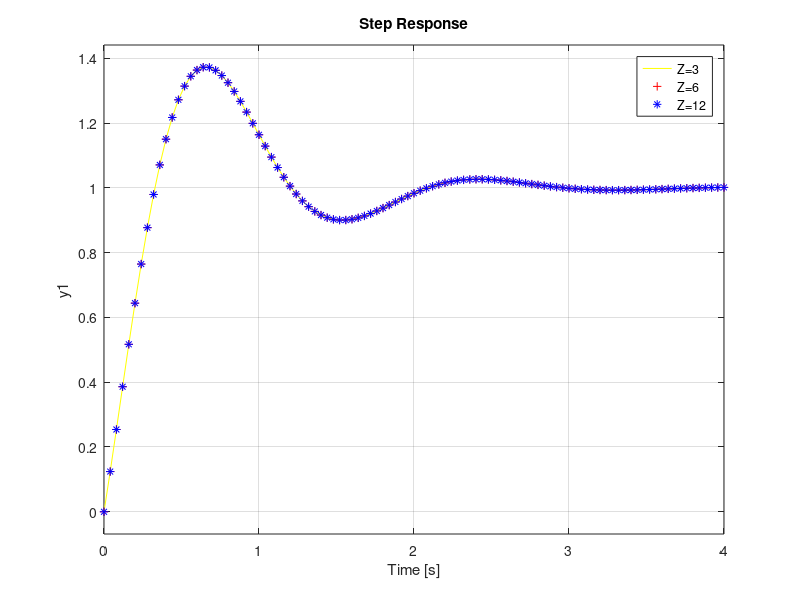

Reproduce this figure in MATLAB.

clear;
clc;
%Enter the value with z equals 3 , 6 , 12


  z1 = input('Type the value of z1');
  n1 = 15/z1; n2 = [1 z1];
  nt = conv(n1,n2);
  d1 = [1 3 15];
  
  T1 = tf(nt , d1);
  
  z2 = input('Type the value of z2');
  n3 = 15/z2; n4 = [1 z2];
  d2 = [1 3 15];
  nt2=conv(n3,n4);
  
  T2 = tf(nt2 , d2);
 
  
  z3 = input('Type the value of z3');
  n5 = 15/z3; n6 = [1 z3];
  nt3=conv(n5,n6);
  d3 = [1 3 15];
  
  T3 = tf(nt3 , d3);
  
  step(T1,'y-',T2,'r+',T3,'b*')
  legend('Z=3','Z=6','Z=12')
  


